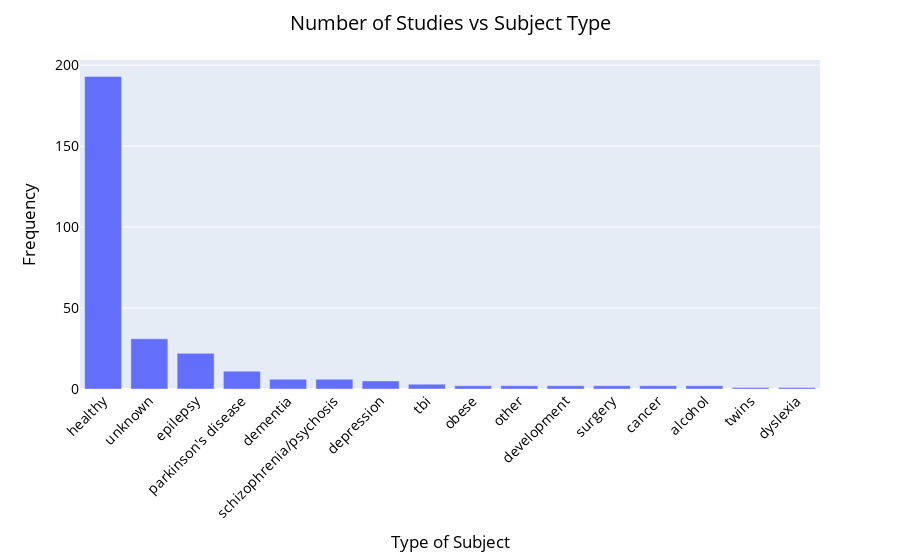

Notebook code cell kept with this figure:
### Markdown cell above
### Figure 9
create a figure of the various disorders versus number of participants, make it in log space

### Code cell
df_fig9 = df['FOR FIG - Type Subject']

df_fig9.replace('?', np.nan, inplace=True)
df_fig9.dropna(inplace=True)

# Calculate the frequency of each unique value in df_fig9
value_counts = df_fig9.value_counts()

# # Create a bar plot (matplotlib version)
# plt.figure(figsize=(12, 6))
# value_counts.plot(kind='bar', log=False)
# plt.xlabel('Type of Subject')
# plt.ylabel('Frequency')
# plt.title('Number of studies on various subject types')
# plt.xticks(rotation=45, ha='right')
# plt.tight_layout()
# plt.show()

# Create a bar plot using plotly
fig = px.bar(value_counts, x=value_counts.index, y=value_counts.values, log_y=False)
fig.update_layout(
    title={
        'text': 'Number of Studies vs Subject Type',
        'x': 0.5,  # Center the title
        'xanchor': 'center'
    },
    xaxis_title='Type of Subject',
    yaxis_title='Frequency',
    xaxis_tickangle=-45,
    font=dict(color='black', size=14)  # Set the text color to black and font size to 14
)

fig.write_image("results/v1.5/figure_8.svg", format='svg')
fig.write_image("results/v1.5/figure_8.png", format='png')
fig.show()

### Figure 1 — Plotly figure (JSON) as saved in the notebook; plotly's stock layout.template omitted (floating-point values rounded to 4 significant figures)
{"data": [{"alignmentgroup": "True", "hovertemplate": "FOR FIG - Type Subject=%{x}<br>y=%{y}<extra></extra>", "legendgroup": "", "marker": {"color": "#636efa", "pattern": {"shape": ""}}, "name": "", "offsetgroup": "", "orientation": "v", "showlegend": false, "textposition": "auto", "type": "bar", "x": ["healthy", "unknown", "epilepsy", "parkinson's disease", "dementia", "schizophrenia/psychosis", "depression", "tbi", "obese", "other", "development", "surgery", "cancer", "alcohol", "twins", "dyslexia"], "xaxis": "x", "y": [193, 31, 22, 11, 6, 6, 5, 3, 2, 2, 2, 2, 2, 2, 1, 1], "yaxis": "y"}], "layout": {"barmode": "relative", "font": {"color": "black", "size": 14}, "legend": {"tracegroupgap": 0}, "margin": {"t": 60}, "title": {"text": "Number of Studies vs Subject Type", "x": 0.5, "xanchor": "center"}, "xaxis": {"anchor": "y", "domain": [0, 1], "tickangle": -45, "title": {"text": "Type of Subject"}}, "yaxis": {"anchor": "x", "domain": [0, 1], "title": {"text": "Frequency"}}}}
